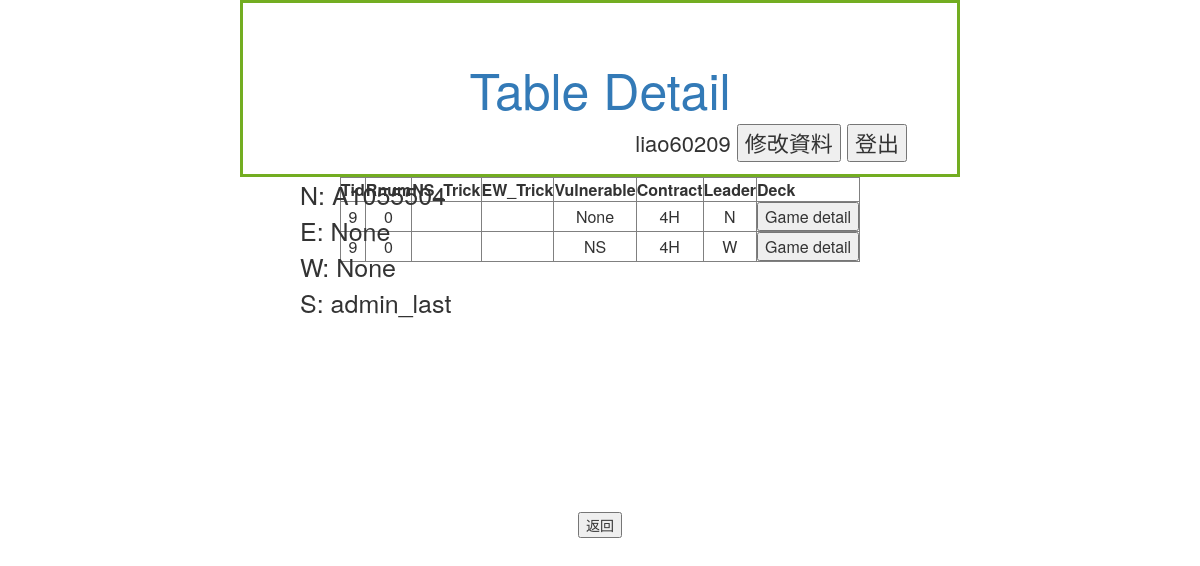
Page /Member/Table/9 (signed in) on the committed database.
### Member/models.py (models this page shows, shortened)
class seat(models.Model):
    class Meta:
        unique_together = (('position','TableID'),('PlayerID','TableID'))
    position = models.CharField(max_length=1)   #Eg. N/E/W/S
    TableID = models.ForeignKey('table',on_delete=models.CASCADE)
    PlayerID = models.ForeignKey(User,on_delete=models.SET_NULL,null=True)

class rounds(models.Model):
    T_id = models.ForeignKey('table', on_delete=models.CASCADE,null=True)
    bid = models.CharField(max_length = 100,null=True)    # 開喊位置+喊牌紀錄 Eg.(3,1NT,PS,3C,3S,4NT)
    leader = models.CharField(max_length = 1)      # 首引位置 N/E/S/W
    contract = models.CharField(max_length = 2)      #該局的王牌花色
    '''
    N   QJ85.AJ64.T85.J4
    E   AK42.75.Q63.9863
    S   T976.8.A942.KT52
    W   3.KQT932.KJ7.AQ7
    '''
    N = models.CharField(max_length = 38)
    E = models.CharField(max_length = 38)
    W = models.CharField(max_length = 38)
    S = models.CharField(max_length = 38)
    N_play = models.CharField(max_length = 38, null=True)
    E_play = models.CharField(max_length = 38, null=True)
    W_play = models.CharField(max_length = 38, null=True)
    S_play = models.CharField(max_length = 38, null=True)
    vulnerable = models.CharField(max_length = 4,null=True)    #None:0, NS:1, EW:2, All:3
    result = models.DecimalField(max_digits =2,decimal_places=0)
    declarer = models.CharField(max_length =1,null=True)  # N/S/E/W
    Rnum = models.DecimalField(max_digits=2,decimal_places=0,null=True)    #1~16
    score = models.CharField(max_length=100,null=True)   #declarer的得分
    Event = models.CharField(max_length=100,null=True)
    Site = models.CharField(max_length=100,null=True)
    Date = models.CharField(max_length=100,null=True)
    dds_result = models.CharField(max_length=60, null=True)  # 分析過的存進資料庫
    '''
    dds_result format: string{10 11 12 13 20 ... 53}
    # Use space to seperate each 2 digits numner
        N   E   S   W
    NT 10  11  12  13
    S  20  21  22  23
    H  30  31  32  33
    D  40  41  42  43
    C  50  51  52  53
    '''

class table(models.Model):
    time = models.DateTimeField(verbose_name="time",auto_now=True)
    NS_TotalPoint = models.DecimalField(max_digits = 5,decimal_places=0)
    EW_TotalPoint = models.DecimalField(max_digits = 5,decimal_places=0)
    RoundNum = models.DecimalField(max_digits = 10,decimal_places=0)     #總共進行幾個ROUND Eg. 1/4/16
    MachineID = models.DecimalField(max_digits = 10,decimal_places=0)
    def __str__(self):
        return str(self.pk)      #回傳TableID

### Member/views.py (the view, shortened to what this page needs)
# urls.py: path('Table/',views.tableinformation,name = 'table'),
@login_required(login_url='/Member/login/')
def tableinformation(request,tid='x'):
	permission = False
	seats = seat.objects.filter(PlayerID=request.user.id)
	mytable = []
	for s in seats:
		mytable.append(s.TableID.pk)
	mytable = set(mytable)		#去除重複
	tables = table.objects.filter(pk__in=mytable)		#一般使用者
	if request.user.is_staff==True:
		permission = True			#管理者
		tables = table.objects.all()
	name = Name(request)
	tables = tables.filter(pk=tid)
	Nseat = seat.objects.filter(TableID=tid,position="N")
	Eseat = seat.objects.filter(TableID=tid, position="E")
	Wseat = seat.objects.filter(TableID=tid, position="W")
	Sseat = seat.objects.filter(TableID=tid, position="S")
	Rounds = rounds.objects.filter(T_id=tid)
	return render(request,"Member/tabledetail.html",locals())

### Member/views.py (called while the page is built)
def Name(request):
	name = request.user.first_name
	if name == "":
		name = request.user.username
	return name

### Member/templates/Member/tabledetail.html (shortened to what this page needs)
{% extends 'Member/base.html' %}
{%block title%}
    Table Detail
{%endblock%}
{%block user%}
        {{name}}
        <input type="button" value="修改資料" onclick="location='/Member/modify/'">
        <input type="button" value="登出" onclick="location='/Member/logout/'">
{%endblock%}
{%block content%}
<div style="position:absolute;left:300px;font-size:25px;text-align:justify;">
    N:   {%for seat in Nseat%}{{seat.PlayerID}}{%endfor%}<br>
    E:   {%for seat in Eseat%}{{seat.PlayerID}}{%endfor%}<br>
    W:   {%for seat in Wseat%}{{seat.PlayerID}}{%endfor%}<br>
    S:   {%for seat in Sseat%}{{seat.PlayerID}}{%endfor%}<br>
</div>
<div>
    <table style="text-align:center;" border="1" cellpadding="0" cellspacing="0" align="center" valign="middle">
        <th>Tid</th>
        <th>Rnum</th>
        <th>NS_Trick</th>
        <th>EW_Trick</th>
        <th>Vulnerable</th>
        <th>Contract</th>
        <th>Leader</th>
        <th>Deck</th>
        {%for round in Rounds%}
        <tr>
        <td>{{round.T_id}}</td>
        <td>{{round.Rnum}}</td>
        <td>{{round.NS_Trick}}</td>
        <td>{{round.EW_Trick}}</td>
        <td>{{round.vulnerable}}</td>
        <td>{{round.contract}}</td>
        <td>{{round.leader}}</td>
        <td><input type="button" onclick="location.href='/DDS/{{round.pk}}'"value="Game detail"></td>
        </tr>
        {%endfor%}
    </table>
</div>
{%endblock%}

### rows in the picture
seat: PlayerID "A1055504"
seat: PlayerID "None"
seat: PlayerID "None"
seat: PlayerID "admin_last"
rounds: T_id "9", Rnum "0", vulnerable "None", contract "4H", leader "N"
rounds: T_id "9", Rnum "0", vulnerable "NS", contract "4H", leader "W"

### other values in the picture
{{ name }} "liao60209"
